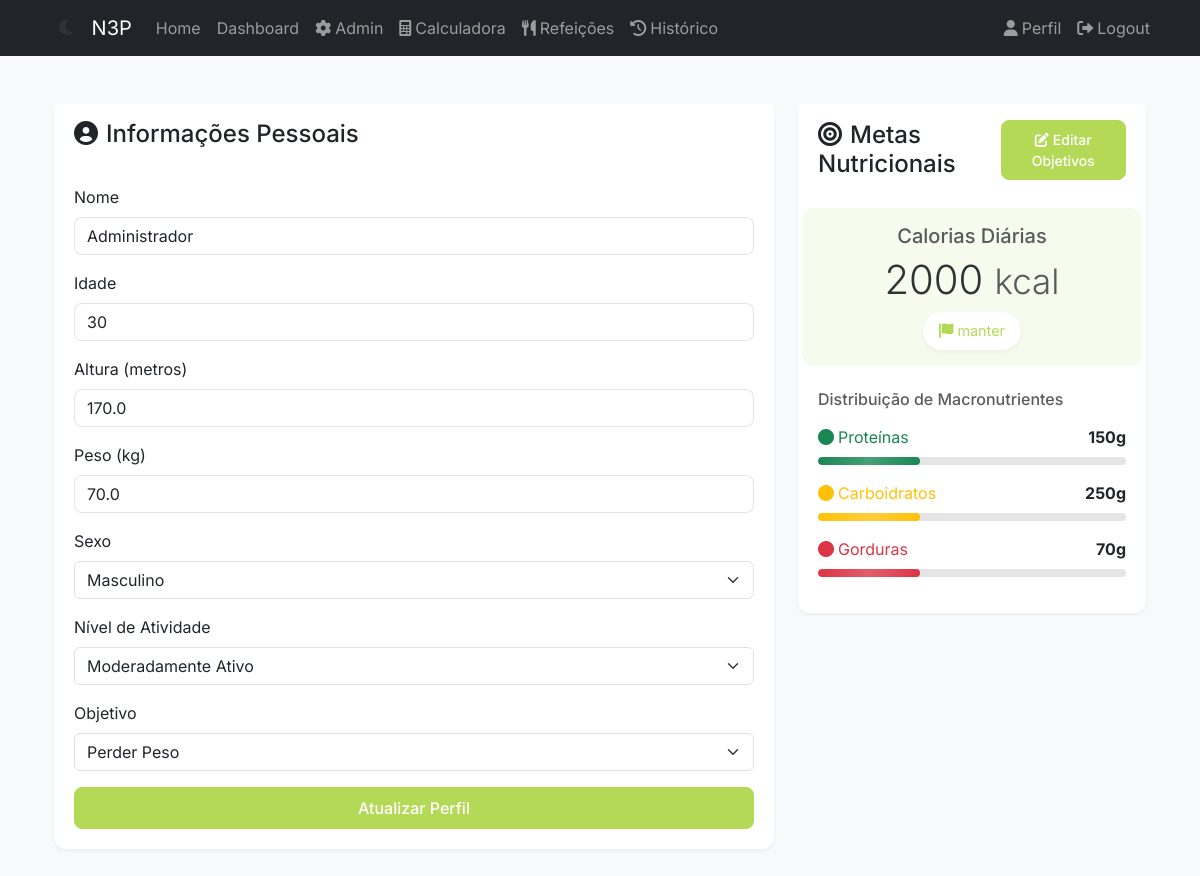
Page /auth/profile (signed in) on the committed database.
### app/models/user.py (models this page shows, shortened)
class User(UserMixin, db.Model):
    __tablename__ = "users"
    id = db.Column(db.Integer, primary_key=True)
    username = db.Column(db.String(80), unique=True, nullable=False)
    email = db.Column(db.String(120), unique=True, nullable=False)
    password_hash = db.Column(db.String(128))
    created_at = db.Column(db.DateTime, default=datetime.utcnow)
    updated_at = db.Column(db.DateTime, default=datetime.utcnow, onupdate=datetime.utcnow)
    nome = db.Column(db.String(100), nullable=False)
    idade = db.Column(db.Integer, nullable=False)
    altura = db.Column(db.Float, nullable=False)  # altura em metros
    peso = db.Column(db.Float, nullable=False)  # peso em kg
    sexo = db.Column(
        db.String(1), nullable=False
    )  # 'M' para masculino, 'F' para feminino
    fator_atividade = db.Column(db.String(20), nullable=False)
    objetivo = db.Column(db.String(50), nullable=False)
    admin = db.Column(db.Boolean, nullable=False, default=False)
    calories_goal = db.Column(db.Float, nullable=True)
    proteins_goal = db.Column(db.Float, nullable=True)
    carbs_goal = db.Column(db.Float, nullable=True)
    fats_goal = db.Column(db.Float, nullable=True)
    diets = db.relationship("Diet", lazy=True)
    def get_objetivo_display(self):
        objetivo_names = {
            "perder_peso": "Perder Peso",
            "manter_peso": "Manter Peso",
            "ganhar_peso": "Ganhar Peso",
            "ganhar_massa": "Ganhar Massa",
        }
        return objetivo_names.get(self.objetivo, self.objetivo)

### app/blueprints/auth/routes.py (the view, shortened to what this page needs)
@bp.route("/profile", methods=["GET", "POST"])
@login_required
def profile():
    form = EditProfileForm(obj=current_user)
    user_goals = type(
        "UserGoals",
        (),
        {
            "calories": current_user.calories_goal or 0,
            "proteins": current_user.proteins_goal or 0,
            "carbs": current_user.carbs_goal or 0,
            "fats": current_user.fats_goal or 0,
        },
    )
    return render_template(
        "auth/profile.html",
        title="Editar Perfil",
        form=form,
        user_goals=user_goals,
        user=current_user,
    )

### app/forms/auth.py
class EditProfileForm(FlaskForm):
    nome = StringField("Nome", validators=[DataRequired(), Length(max=100)])
    idade = IntegerField(
        "Idade", validators=[DataRequired(), NumberRange(min=15, max=100)]
    )
    altura = FloatField(
        "Altura (metros)", validators=[DataRequired(), NumberRange(min=1.0, max=2.5)]
    )
    peso = FloatField(
        "Peso (kg)", validators=[DataRequired(), NumberRange(min=30, max=300)]
    )
    sexo = SelectField(
        "Sexo", choices=list(GENDER_CHOICES.items()), validators=[DataRequired()]
    )
    fator_atividade = SelectField(
        "Nível de Atividade",
        choices=list(ACTIVITY_DISPLAY.items()),
        validators=[DataRequired()],
    )
    objetivo = SelectField(
        "Objetivo", choices=list(OBJECTIVE_DISPLAY.items()), validators=[DataRequired()]
    )
    submit = SubmitField("Atualizar Perfil")

### app/__init__.py (called while the page is built)
def create_app(config_class=Config):
    app = Flask(__name__)
    app.config.from_object(config_class)
    db.init_app(app)
    migrate.init_app(app, db)
    login.init_app(app)
    register_blueprints(app)
    from app.models import User
    @login.user_loader
    def load_user(id):
        return User.query.get(int(id))
    return app

### app/templates/auth/profile.html (shortened to what this page needs)
{% extends "base.html" %} {% from "macros/forms.html" import render_form %}  {% block content %}
<div class="container py-4">
  <div class="row justify-content-center">
    <div class="col-md-8">
      <div class="card profile-card mb-4">
        <div class="card-header bg-white border-bottom-0 py-3">
          <h4 class="mb-0">
            <i class="fas fa-user-circle me-2"></i>Informações Pessoais
          </h4>
        </div>
        <div class="card-body">
          <form
            method="POST"
            action="{{ url_for('auth.profile') }}"
            id="profileForm"
          >
            <div class="mb-3">
              {{ form.nome.label(class="form-label") }} {{
              form.nome(class="form-control") }}
            </div>
            <div class="mb-3">
              {{ form.idade.label(class="form-label") }} {{
              form.idade(class="form-control") }}
            </div>
            <div class="mb-3">
              {{ form.altura.label(class="form-label") }} {{
              form.altura(class="form-control", step="0.01", id="altura",
              pattern="[0-9]*[.,]?[0-9]*", inputmode="decimal") }}
            </div>
            <div class="mb-3">
              {{ form.peso.label(class="form-label") }} {{
              form.peso(class="form-control", step="0.1", id="peso",
              pattern="[0-9]*[.,]?[0-9]*", inputmode="decimal") }}
            </div>
            <div class="mb-3">
              {{ form.sexo.label(class="form-label") }} {{
              form.sexo(class="form-select") }}
            </div>
            <div class="mb-3">
              {{ form.fator_atividade.label(class="form-label") }} {{
              form.fator_atividade(class="form-select") }}
            </div>
            <div class="mb-3">
              {{ form.objetivo.label(class="form-label") }} {{
              form.objetivo(class="form-select") }}
            </div>
            <div class="d-grid">{{ form.submit(class="btn btn-primary") }}</div>
          </form>
        </div>
      </div>
    </div>
    <div class="col-md-4">
      <div class="card goals-card">
        <div
          class="card-header bg-white border-bottom-0 py-3 d-flex justify-content-between align-items-center"
        >
          <h4 class="mb-0">
            <i class="fas fa-bullseye me-2"></i>Metas Nutricionais
          </h4>
          <button
            type="button"
            class="btn btn-primary btn-sm"
            data-bs-toggle="modal"
            data-bs-target="#editGoalsModal"
          >
            <i class="fas fa-edit me-1"></i>Editar Objetivos
          </button>
        </div>
        <div class="card-body">
          <div class="calories-goal mb-4">
            <h5 class="text-muted mb-2">Calorias Diárias</h5>
            <h2 class="display-6 mb-2">
              <span>{{ user_goals.calories|int }}</span>
              <small class="text-muted">kcal</small>
            </h2>
            <div class="goal-badge">
              <i class="fas fa-flag me-1"></i>{{ user.get_objetivo_display() }}
            </div>
          </div>
          <div class="macros-distribution">
            <h6 class="text-muted mb-3">Distribuição de Macronutrientes</h6>
            {% for macro, label, value, color in [ ('proteins', 'Proteínas',
            user_goals.proteins, 'success'), ('carbs', 'Carboidratos',
            user_goals.carbs, 'warning'), ('fats', 'Gorduras', user_goals.fats,
            'danger') ] %}
            <div class="macro-bar mb-3">
              <div
                class="d-flex justify-content-between align-items-center mb-1"
              >
                <span class="text-{{ color }}"
                  ><i class="fas fa-circle me-1"></i>{{ label }}</span
                >
                <span class="fw-bold">{{ value|int }}g</span>
              </div>
              <div class="progress">
                <div
                  class="progress-bar bg-{{ color }}"
                  style="width: 33%"
                ></div>
              </div>
            </div>
            {% endfor %}
          </div>
        </div>
      </div>
    </div>
  </div>
</div>
{% endblock %} {% block extra_css %}
<link
  rel="stylesheet"
  href="{{ url_for('static', filename='css/auth.css') }}"
/>
{% endblock %}

### app/static/css/theme.css (style rules this page uses)
:root { --primary-color: #b4d957; --primary-light: #d4e9a5; --primary-dark: #9fc748; --secondary-color: #ff7f6b; --secondary-dark: #ff6b54; --bg-color: #ffffff; --bg-secondary: #f8f9fa; --text-color: #212529; --text-muted: #6c757d; --border-color: #dee2e6; --shadow-sm: 0 2px 4px rgba(0, 0, 0, 0.05); --shadow-md: 0 4px 6px rgba(0, 0, 0, 0.1); --shadow-lg: 0 6px 20px rgba(0, 0, 0, 0.1); --card-bg: #ffffff; --input-bg: #ffffff; --border-radius: 0.5rem; --transition: all 0.3s ease; --scale: scale(1.02); --scale-btn: scale(1.05); }
body { background-color: var(--bg-color); color: var(--text-color); font-family: "Inter", -apple-system, BlinkMacSystemFont, sans-serif; line-height: 1.5; margin: 0; padding: 0; transition: background-color 0.3s ease, color 0.3s ease; }
.card { background: var(--card-bg); border-radius: var(--border-radius); border: none; box-shadow: var(--shadow-sm); transition: var(--transition); margin-bottom: 1.5rem; }
.card-header { background: transparent; border-bottom: 1px solid var(--border-color); padding: 1.25rem; }
.card-body { padding: 1.25rem; }
.btn { border-radius: var(--border-radius); font-weight: 500; padding: 0.5rem 1rem; transition: var(--transition); position: relative; overflow: hidden; }
.btn-primary { background-color: var(--primary-color); border-color: var(--primary-color); }
.form-control { border-radius: var(--border-radius); border: 1px solid var(--border-color); padding: 0.375rem 0.75rem; height: auto; transition: var(--transition); background-color: var(--input-bg); }
.progress { background-color: rgba(180, 217, 87, 0.1); border-radius: 100px; height: 0.5rem; margin: 0.5rem 0; overflow: hidden; }
.progress-bar { background-color: var(--primary-color); border-radius: 100px; transition: width 1s ease; }

### app/static/css/dashboard.css (style rules this page uses)
:root { --primary-color: #b4d957; --primary-light: #d4e9a5; --secondary-color: #ff7a5c; --text-color: #2d3436; --text-muted: #636e72; --background-color: #f8f9fa; --card-background: #ffffff; --border-radius: 12px; --shadow: 0 2px 12px rgba(0, 0, 0, 0.08); --transition: all 0.3s ease; --scale: scale(1.02); --scale-btn: scale(1.05); }
body { background-color: var(--background-color); color: var(--text-color); font-family: "Inter", -apple-system, BlinkMacSystemFont, sans-serif; line-height: 1.5; margin: 0; padding: 0; }
.card { background: var(--card-background); border-radius: var(--border-radius); border: none; box-shadow: var(--shadow); transition: var(--transition); margin-bottom: 1.5rem; animation: slideIn 0.5s ease-out; }
.card-header { background: transparent; border-bottom: 1px solid rgba(0, 0, 0, 0.05); padding: 1.25rem; }
.card-body { padding: 1.25rem; }
.btn { border-radius: 8px; font-weight: 500; padding: 0.5rem 1rem; transition: var(--transition); position: relative; overflow: hidden; }
.btn::after { content: ""; position: absolute; top: 50%; left: 50%; width: 5px; height: 5px; background: rgba(255, 255, 255, 0.5); opacity: 0; border-radius: 100%; transform: scale(1, 1) translate(-50%); transform-origin: 50% 50%; }
.btn-primary { background-color: var(--primary-color); border-color: var(--primary-color); }
.form-control { border-radius: 8px; border: 1px solid rgba(0, 0, 0, 0.1); padding: 0.375rem 0.75rem; height: auto; transition: var(--transition); }
.progress { background-color: rgba(180, 217, 87, 0.1); border-radius: 100px; height: 0.5rem; margin: 0.5rem 0; overflow: hidden; position: relative; }
.progress-bar { background-color: var(--primary-color); border-radius: 100px; transition: width 1s ease; position: relative; }
.progress-bar::after { content: ""; position: absolute; top: 0; left: 0; width: 100%; height: 100%; background: linear-gradient( 90deg, rgba(255, 255, 255, 0) 0%, rgba(255, 255, 255, 0.2) 50%, rgba(255, 255, 255, 0) 100% ); animation: shine 2s infinite; }

### rows in the picture
User: nome "Administrador", idade "30", altura "170.0", peso "70.0", sexo "Masculino", fator_atividade "Moderadamente Ativo", objetivo "Perder Peso", calories "2000", objetivo "manter", label "Proteínas", proteins_goal "150", label "Carboidratos", carbs_goal "250", label "Gorduras", fats_goal "70"
